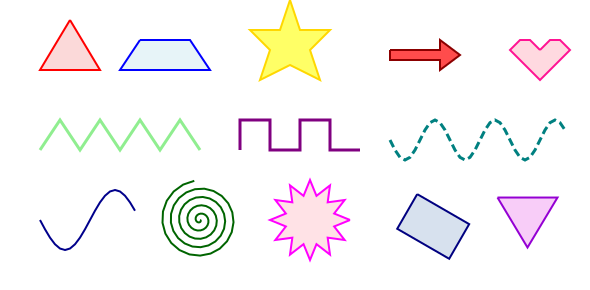

This chart was generated by the following Python code:
#!/usr/bin/env python3
"""
Polyline Component Quick Start Guide

This is a quick start guide for the Polyline component, demonstrating the most commonly used features:
1. Basic creation
2. Appearance customization
3. Basic transformations
4. Getting polyline information
"""

from pysvg.components import Canvas, Polyline, PolylineConfig
from pysvg.schema import AppearanceConfig, Color


def basic_examples():
    """Basic usage examples"""
    print("=== Basic Usage Examples ===")

    # 1. Create basic polyline
    basic_polyline = Polyline(
        config=PolylineConfig(points=[(0, 0), (50, 30), (100, 10), (150, 50)])
    )
    print(f"Basic polyline: {basic_polyline.to_svg_element()}")

    # 2. Triangle polyline
    triangle_polyline = Polyline(config=PolylineConfig(points=[(50, 10), (10, 80), (90, 80)]))
    print(f"Triangle polyline: {triangle_polyline.to_svg_element()}")

    # 3. Zigzag polyline
    zigzag_polyline = Polyline(
        config=PolylineConfig(points=[(0, 50), (20, 20), (40, 50), (60, 20), (80, 50), (100, 20)])
    )
    print(f"Zigzag polyline: {zigzag_polyline.to_svg_element()}")
    print()


def styling_examples():
    """Styling examples"""
    print("=== Styling Examples ===")

    # 1. Polyline with color and width
    styled_polyline = Polyline(
        config=PolylineConfig(points=[(0, 20), (30, 5), (60, 35), (90, 10), (120, 40)]),
        appearance=AppearanceConfig(stroke=Color("red"), stroke_width=3, fill=Color("none")),
    )
    print(f"Styled polyline: {styled_polyline.to_svg_element()}")

    # 2. Dashed polyline
    dashed_polyline = Polyline(
        config=PolylineConfig(points=[(0, 0), (40, 40), (80, 0), (120, 40), (160, 0)]),
        appearance=AppearanceConfig(
            stroke=Color("blue"), stroke_width=2, stroke_dasharray=[10, 5], fill=Color("none")
        ),
    )
    print(f"Dashed polyline: {dashed_polyline.to_svg_element()}")

    # 3. Filled polyline (creates closed shape effect)
    filled_polyline = Polyline(
        config=PolylineConfig(points=[(20, 20), (60, 10), (80, 40), (40, 50), (20, 20)]),
        appearance=AppearanceConfig(
            stroke=Color("green"), stroke_width=2, fill=Color("lightgreen"), fill_opacity=0.7
        ),
    )
    print(f"Filled polyline: {filled_polyline.to_svg_element()}")

    # 4. Thick polyline
    thick_polyline = Polyline(
        config=PolylineConfig(points=[(0, 30), (50, 10), (100, 50), (150, 30)]),
        appearance=AppearanceConfig(
            stroke=Color("purple"), stroke_width=8, stroke_linecap="round", fill=Color("none")
        ),
    )
    print(f"Thick polyline: {thick_polyline.to_svg_element()}")

    # 5. Semi-transparent polyline
    transparent_polyline = Polyline(
        config=PolylineConfig(points=[(10, 10), (50, 60), (90, 20), (130, 70), (170, 30)]),
        appearance=AppearanceConfig(
            stroke=Color("orange"), stroke_width=4, stroke_opacity=0.6, fill=Color("none")
        ),
    )
    print(f"Transparent polyline: {transparent_polyline.to_svg_element()}")
    print()


def dynamic_creation_examples():
    """Dynamic creation examples"""
    print("=== Dynamic Creation Examples ===")

    # 1. Add points step by step
    dynamic_polyline = Polyline()
    dynamic_polyline.add_point(0, 20)
    dynamic_polyline.add_point(30, 50)
    dynamic_polyline.add_point(60, 10)
    dynamic_polyline.add_point(90, 40)
    print(f"Dynamic polyline with added points: {dynamic_polyline.to_svg_element()}")

    # 2. Add points in batch
    batch_polyline = Polyline()
    batch_polyline.add_points([(0, 0), (25, 40), (50, 20), (75, 60), (100, 30)])
    print(f"Batch polyline with added points: {batch_polyline.to_svg_element()}")

    # 3. Generate mathematical function polyline (sine wave)
    import math

    sine_points = []
    for x in range(0, 360, 10):
        y = 50 + 30 * math.sin(math.radians(x))
        sine_points.append((x / 2, y))
    sine_polyline = Polyline(config=PolylineConfig(points=sine_points))
    print(f"Sine wave polyline: {sine_polyline.to_svg_element()}")
    print()


def transform_examples():
    """Transformation examples"""
    print("=== Transformation Examples ===")

    # 1. Translation
    moved_polyline = Polyline(
        config=PolylineConfig(points=[(0, 0), (30, 20), (60, 10), (90, 30)]),
    ).move(50, 40)
    print(f"Moved polyline: {moved_polyline.to_svg_element()}")

    # 2. Rotation
    rotated_polyline = Polyline(
        config=PolylineConfig(points=[(0, 0), (50, 0), (50, 30), (0, 30)]),
    ).rotate(45)
    print(f"Rotated polyline: {rotated_polyline.to_svg_element()}")

    # 3. Scaling
    scaled_polyline = Polyline(
        config=PolylineConfig(points=[(0, 0), (20, 15), (40, 5), (60, 20)]),
    ).scale(1.5)
    print(f"Scaled polyline: {scaled_polyline.to_svg_element()}")

    # 4. Combined transformation
    combined_polyline = (
        Polyline(
            config=PolylineConfig(points=[(0, 0), (30, 20), (60, 0), (90, 20)]),
            appearance=AppearanceConfig(stroke=Color("red"), stroke_width=3, fill=Color("none")),
        )
        .rotate(30)
        .move(100, 50)
        .scale(1.2)
    )
    print(f"Combined transformation polyline: {combined_polyline.to_svg_element()}")
    print()


def info_examples():
    """Polyline information examples"""
    print("=== Polyline Information Examples ===")

    polyline = Polyline(
        config=PolylineConfig(points=[(10, 20), (50, 10), (90, 40), (130, 20), (170, 50)])
    )

    # 1. Get central point (centroid)
    center = polyline.central_point
    print(f"Polyline central point: {center}")

    # 2. Get bounding box
    bbox = polyline.get_bounding_box()
    print(f"Polyline bounding box (min_x, min_y, max_x, max_y): {bbox}")

    # 3. Get total length
    total_length = polyline.get_total_length()
    print(f"Polyline total length: {total_length:.2f}")

    # 4. Get segment lengths
    segment_lengths = polyline.get_segment_lengths()
    print(f"Segment lengths: {[f'{length:.2f}' for length in segment_lengths]}")

    # 5. Get point count
    point_count = polyline.get_point_count()
    print(f"Polyline point count: {point_count}")

    # 6. Dynamic operation example
    test_polyline = Polyline()
    test_polyline.add_point(0, 0).add_point(30, 20).add_point(60, 10)
    print(f"Point count after dynamic creation: {test_polyline.get_point_count()}")

    test_polyline.clear_points()
    print(f"Point count after clearing: {test_polyline.get_point_count()}")
    print()


def generate_demo_svg():
    """Generate demo SVG file"""
    print("=== Generate Demo SVG ===")

    # Create Canvas
    canvas = Canvas(width=590, height=290, viewbox=(50, 30, 510, 290))

    # Create example polylines
    polylines = []

    # 1. Basic geometric shapes
    # Triangle
    triangle = Polyline(
        config=PolylineConfig(points=[(80, 50), (50, 100), (110, 100), (80, 50)]),
        appearance=AppearanceConfig(
            stroke=Color("red"), stroke_width=2, fill=Color("lightcoral"), fill_opacity=0.3
        ),
    )
    polylines.append(triangle)

    # Trapezoid
    trapezoid = Polyline(
        config=PolylineConfig(points=[(150, 70), (200, 70), (220, 100), (130, 100), (150, 70)]),
        appearance=AppearanceConfig(
            stroke=Color("blue"), stroke_width=2, fill=Color("lightblue"), fill_opacity=0.3
        ),
    )
    polylines.append(trapezoid)

    # Five-pointed star outline
    star_outer = Polyline(
        config=PolylineConfig(
            points=[
                (300, 30),
                (310, 60),
                (340, 60),
                (320, 80),
                (330, 110),
                (300, 95),
                (270, 110),
                (280, 80),
                (260, 60),
                (290, 60),
                (300, 30),
            ]
        ),
        appearance=AppearanceConfig(
            stroke=Color("gold"), stroke_width=2, fill=Color("yellow"), fill_opacity=0.6
        ),
    )
    polylines.append(star_outer)

    # 2. Wave and zigzag patterns
    # Zigzag wave
    zigzag = Polyline(
        config=PolylineConfig(
            points=[
                (50, 180),
                (70, 150),
                (90, 180),
                (110, 150),
                (130, 180),
                (150, 150),
                (170, 180),
                (190, 150),
                (210, 180),
            ]
        ),
        appearance=AppearanceConfig(stroke=Color("lightgreen"), stroke_width=3, fill=Color("none")),
    )
    polylines.append(zigzag)

    # Square wave
    square_wave = Polyline(
        config=PolylineConfig(
            points=[
                (250, 180),
                (250, 150),
                (280, 150),
                (280, 180),
                (310, 180),
                (310, 150),
                (340, 150),
                (340, 180),
                (370, 180),
            ]
        ),
        appearance=AppearanceConfig(stroke=Color("purple"), stroke_width=3, fill=Color("none")),
    )
    polylines.append(square_wave)

    # 3. Mathematical function graphics
    # Sine wave
    import math

    sine_points = []
    for x in range(0, 100, 5):
        y = 250 + 30 * math.sin(x * math.pi / 50)
        sine_points.append((x + 50, y))

    sine_wave = Polyline(
        config=PolylineConfig(points=sine_points),
        appearance=AppearanceConfig(stroke=Color("darkblue"), stroke_width=2, fill=Color("none")),
    )
    polylines.append(sine_wave)

    # 4. Decorative patterns
    # Arrow
    arrow = Polyline(
        config=PolylineConfig(
            points=[
                (400, 80),
                (450, 80),
                (450, 70),
                (470, 85),
                (450, 100),
                (450, 90),
                (400, 90),
                (400, 80),
            ]
        ),
        appearance=AppearanceConfig(
            stroke=Color("darkred"), stroke_width=2, fill=Color("red"), fill_opacity=0.7
        ),
    )
    polylines.append(arrow)

    # Heart (approximate)
    heart = Polyline(
        config=PolylineConfig(
            points=[
                (550, 80),
                (540, 70),
                (530, 70),
                (520, 80),
                (530, 90),
                (550, 110),
                (570, 90),
                (580, 80),
                (570, 70),
                (560, 70),
                (550, 80),
            ]
        ),
        appearance=AppearanceConfig(
            stroke=Color("deeppink"), stroke_width=2, fill=Color("pink"), fill_opacity=0.6
        ),
    )
    polylines.append(heart)

    # 5. Complex patterns
    # Spiral approximation
    spiral_points = []
    for i in range(0, 100, 1):
        angle = i * 0.3
        radius = i * 0.4
        x = 210 + radius * math.cos(angle)
        y = 250 + radius * math.sin(angle)
        spiral_points.append((x, y))

    spiral = Polyline(
        config=PolylineConfig(points=spiral_points),
        appearance=AppearanceConfig(stroke=Color("darkgreen"), stroke_width=2, fill=Color("none")),
    )
    polylines.append(spiral)

    # Flower shape
    flower_points = []
    center_x, center_y = 320, 250
    for angle in range(0, 360, 15):
        # Alternating inner and outer radius to create petal effect
        radius = 40 if angle % 30 == 0 else 25
        rad = math.radians(angle)
        x = center_x + radius * math.cos(rad)
        y = center_y + radius * math.sin(rad)
        flower_points.append((x, y))
    flower_points.append(flower_points[0])  # Close

    flower = Polyline(
        config=PolylineConfig(points=flower_points),
        appearance=AppearanceConfig(
            stroke=Color("magenta"), stroke_width=2, fill=Color("lightpink"), fill_opacity=0.4
        ),
    )
    polylines.append(flower)

    # 6. Dashed pattern
    # Dashed wave
    wave_points = []
    for x in range(0, 180, 5):
        y = 170 + 20 * math.sin(x * math.pi / 30)
        wave_points.append((x + 400, y))

    dashed_wave = Polyline(
        config=PolylineConfig(points=wave_points),
        appearance=AppearanceConfig(
            stroke=Color("teal"), stroke_width=3, stroke_dasharray=[8, 4], fill=Color("none")
        ),
    )
    polylines.append(dashed_wave)

    # 7. Transformation examples
    # Rotated rectangle outline
    rotated_rect = (
        Polyline(
            config=PolylineConfig(points=[(0, 0), (60, 0), (60, 40), (0, 40), (0, 0)]),
            appearance=AppearanceConfig(
                stroke=Color("navy"), stroke_width=2, fill=Color("lightsteelblue"), fill_opacity=0.5
            ),
        )
        .rotate(30)
        .move(440, 250)
    )
    polylines.append(rotated_rect)

    # Scaled triangle
    scaled_triangle = (
        Polyline(
            config=PolylineConfig(points=[(0, 0), (30, 0), (15, 25), (0, 0)]),
            appearance=AppearanceConfig(
                stroke=Color("darkviolet"), stroke_width=2, fill=Color("violet"), fill_opacity=0.4
            ),
        )
        .scale(2.0)
        .move(530, 240)
    )
    polylines.append(scaled_triangle)

    # Add all polylines to canvas
    for polyline in polylines:
        canvas.add(polyline)

    # Generate SVG file
    canvas.save("quickstart.svg")

    print("Demo file generated: quickstart.svg")


def main():
    """Main function"""
    print("Polyline Component Quick Start Guide")
    print("=" * 40)

    basic_examples()
    styling_examples()
    dynamic_creation_examples()
    transform_examples()
    info_examples()
    generate_demo_svg()

    print("=" * 40)
    print("Quick start guide completed!")
    print("Check the generated quickstart.svg file.")


if __name__ == "__main__":
    main()
